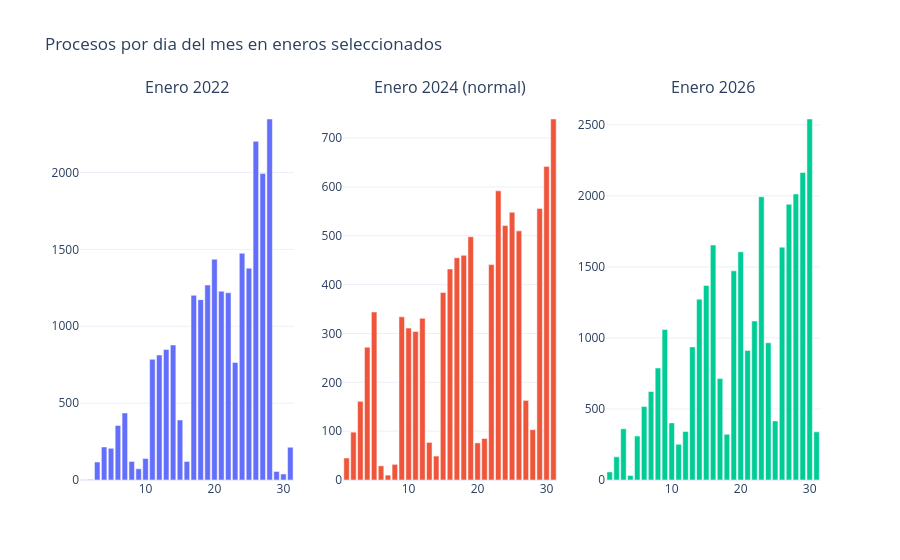

Notebook cell for this chart:
### Code cell
# Vista grafica de los eneros anomalos vs uno normal
fig = make_subplots(rows=1, cols=3, subplot_titles=["Enero 2022", "Enero 2024 (normal)", "Enero 2026"])
for j, anio in enumerate([2022, 2024, 2026], start=1):
    enero = df_fechas[
        (df_fechas["fecha_de_publicacion_del"].dt.year == anio)
        & (df_fechas["fecha_de_publicacion_del"].dt.month == 1)
    ]
    por_dia = enero["fecha_de_publicacion_del"].dt.day.value_counts().sort_index()
    fig.add_trace(go.Bar(x=por_dia.index, y=por_dia.values, showlegend=False), row=1, col=j)
fig.update_layout(title="Procesos por dia del mes en eneros seleccionados", template="plotly_white")
fig.show()

### Figure 1 — Plotly figure (JSON) as saved in the notebook; plotly's stock layout.template omitted (floating-point values rounded to 4 significant figures)
{"data": [{"showlegend": false, "type": "bar", "x": [1, 2, 3, 4, 5, 6, 7, 8, 9, 10, 11, 12, 13, 14, 15, 16, 17, 18, 19, 20, 21, 22, 23, 24, 25, 26, 27, 28, 29, 30, 31], "xaxis": "x", "y": [2, 4, 117, 215, 206, 355, 436, 121, 73, 140, 785, 813, 849, 878, 390, 121, 1201, 1173, 1268, 1436, 1228, 1218, 764, 1475, 1378, 2203, 1994, 2348, 56, 39, 213], "yaxis": "y"}, {"showlegend": false, "type": "bar", "x": [1, 2, 3, 4, 5, 6, 7, 8, 9, 10, 11, 12, 13, 14, 15, 16, 17, 18, 19, 20, 21, 22, 23, 24, 25, 26, 27, 28, 29, 30, 31], "xaxis": "x2", "y": [45, 98, 161, 272, 344, 29, 10, 32, 334, 311, 304, 331, 77, 49, 384, 432, 455, 460, 498, 76, 85, 441, 592, 521, 548, 510, 163, 103, 556, 642, 739], "yaxis": "y2"}, {"showlegend": false, "type": "bar", "x": [1, 2, 3, 4, 5, 6, 7, 8, 9, 10, 11, 12, 13, 14, 15, 16, 17, 18, 19, 20, 21, 22, 23, 24, 25, 26, 27, 28, 29, 30, 31], "xaxis": "x3", "y": [57, 163, 361, 32, 309, 518, 623, 788, 1060, 402, 251, 342, 937, 1273, 1369, 1654, 714, 322, 1472, 1606, 912, 1119, 1994, 966, 416, 1639, 1941, 2013, 2165, 2541, 339], "yaxis": "y3"}], "layout": {"annotations": [{"font": {"size": 16}, "showarrow": false, "text": "Enero 2022", "x": 0.1444, "xanchor": "center", "xref": "paper", "y": 1, "yanchor": "bottom", "yref": "paper"}, {"font": {"size": 16}, "showarrow": false, "text": "Enero 2024 (normal)", "x": 0.5, "xanchor": "center", "xref": "paper", "y": 1, "yanchor": "bottom", "yref": "paper"}, {"font": {"size": 16}, "showarrow": false, "text": "Enero 2026", "x": 0.8556, "xanchor": "center", "xref": "paper", "y": 1, "yanchor": "bottom", "yref": "paper"}], "title": {"text": "Procesos por dia del mes en eneros seleccionados"}, "xaxis": {"anchor": "y", "domain": [0, 0.2889]}, "xaxis2": {"anchor": "y2", "domain": [0.3556, 0.6444]}, "xaxis3": {"anchor": "y3", "domain": [0.7111, 1]}, "yaxis": {"anchor": "x", "domain": [0, 1]}, "yaxis2": {"anchor": "x2", "domain": [0, 1]}, "yaxis3": {"anchor": "x3", "domain": [0, 1]}}}
